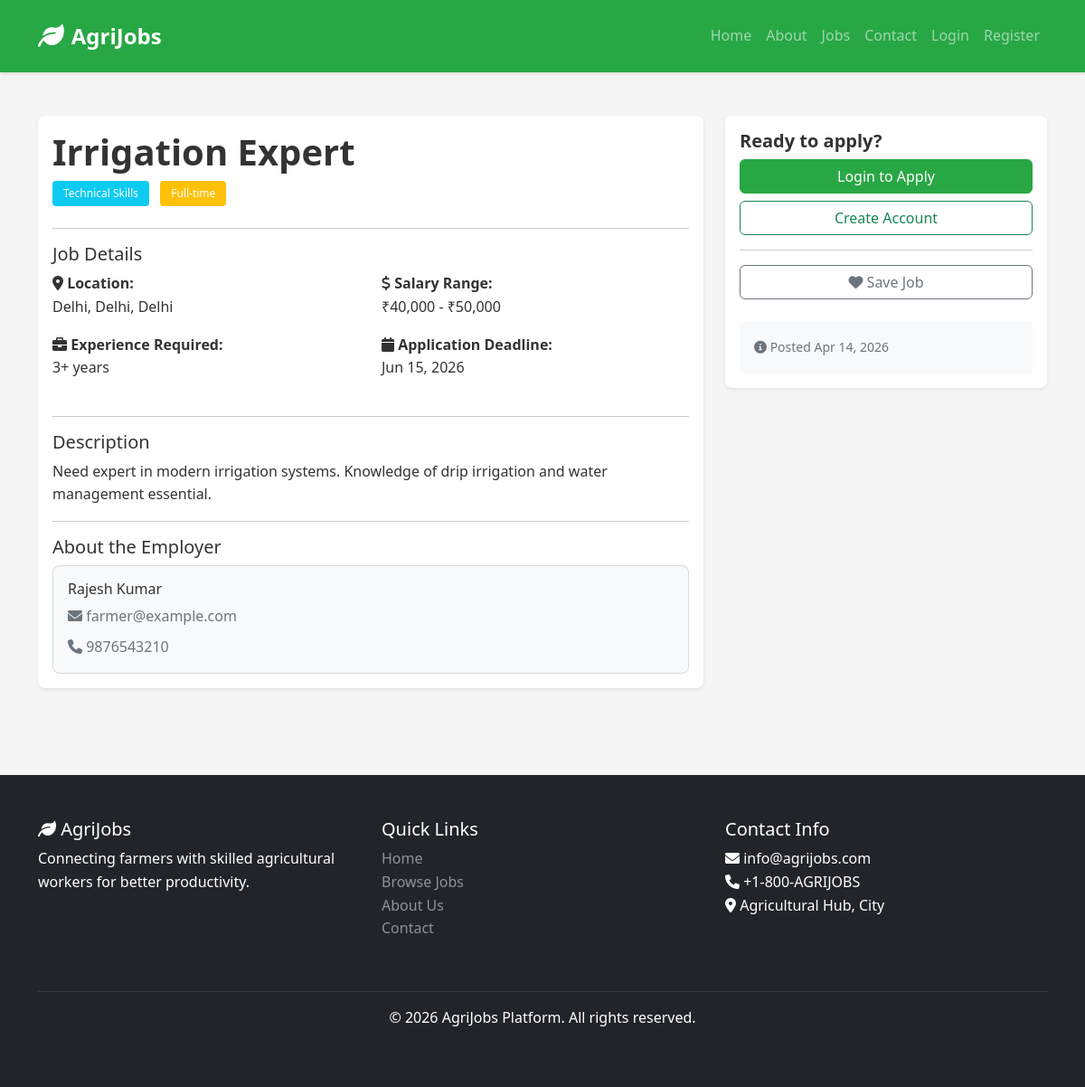
The page /job_detail.php?id=3 on the database its author committed.
### tables this page shows
CREATE TABLE IF NOT EXISTS jobs (
    id INT PRIMARY KEY AUTO_INCREMENT,
    farmer_id INT NOT NULL,
    job_title VARCHAR(100) NOT NULL,
    category VARCHAR(50) NOT NULL,
    description TEXT NOT NULL,
    location VARCHAR(100) NOT NULL,
    city VARCHAR(50),
    state VARCHAR(50),
    salary_min DECIMAL(10, 2),
    salary_max DECIMAL(10, 2),
    job_type ENUM('full-time', 'part-time', 'seasonal', 'contract') DEFAULT 'full-time',
    experience_required VARCHAR(50),
    contact_name VARCHAR(100),
    contact_phone VARCHAR(20),
    contact_email VARCHAR(100),
    image VARCHAR(255),
    posted_at TIMESTAMP DEFAULT CURRENT_TIMESTAMP,
    deadline DATE,
    is_active BOOLEAN DEFAULT TRUE,
    FOREIGN KEY (farmer_id) REFERENCES users(id) ON DELETE CASCADE
);

CREATE TABLE IF NOT EXISTS users (
    id INT PRIMARY KEY AUTO_INCREMENT,
    full_name VARCHAR(100) NOT NULL,
    email VARCHAR(100) UNIQUE NOT NULL,
    password VARCHAR(255) NOT NULL,
    role ENUM('farmer', 'worker', 'admin') NOT NULL,
    phone VARCHAR(20),
    address TEXT,
    city VARCHAR(50),
    state VARCHAR(50),
    pincode VARCHAR(10),
    bio TEXT,
    profile_pic VARCHAR(255),
    created_at TIMESTAMP DEFAULT CURRENT_TIMESTAMP,
    updated_at TIMESTAMP DEFAULT CURRENT_TIMESTAMP ON UPDATE CURRENT_TIMESTAMP,
    is_active BOOLEAN DEFAULT TRUE
);

### job_detail.php (the view, shortened to what this page needs)
<?php
include 'includes/db_connection.php';
$job_id = (int)$_GET['id'];
$query = "SELECT j.*, u.id as farmer_id, u.full_name, u.email, u.phone FROM jobs j
         JOIN users u ON j.farmer_id = u.id
         WHERE j.id = ? AND j.is_active = TRUE";
$stmt = $conn->prepare($query);
$stmt->bind_param("i", $job_id);
$stmt->execute();
$result = $stmt->get_result();
$job = $result->fetch_assoc();
?>
<?php include 'includes/header.php'; ?>
    <div class="container py-5">
        <div class="row">
            <div class="col-md-8">
                <div class="card border-0 shadow-sm">
                    <div class="card-body">
                        <h1 class="card-title"><?php echo htmlspecialchars($job['job_title']); ?></h1>
                        <div class="mb-4">
                            <span class="badge bg-info me-2"><?php echo htmlspecialchars($job['category']); ?></span>
                            <span class="badge bg-warning"><?php echo ucfirst(htmlspecialchars($job['job_type'])); ?></span>
                        </div>
                        <hr>
                        <h5>Job Details</h5>
                        <div class="row mb-4">
                            <div class="col-md-6 mb-3">
                                <strong><i class="fas fa-map-marker-alt"></i> Location:</strong><br>
                                <?php echo htmlspecialchars($job['location']); ?>,
                                <?php echo htmlspecialchars($job['city']); ?>,
                                <?php echo htmlspecialchars($job['state']); ?>
                            </div>
                            <div class="col-md-6 mb-3">
                                <strong><i class="fas fa-dollar-sign"></i> Salary Range:</strong><br>
                                ₹<?php echo number_format($job['salary_min']); ?> - ₹<?php echo number_format($job['salary_max']); ?>
                            </div>
                            <div class="col-md-6 mb-3">
                                <strong><i class="fas fa-briefcase"></i> Experience Required:</strong><br>
                                <?php echo htmlspecialchars($job['experience_required'] ?? 'Not specified'); ?>
                            </div>
                            <div class="col-md-6 mb-3">
                                <strong><i class="fas fa-calendar"></i> Application Deadline:</strong><br>
                                <?php echo date('M d, Y', strtotime($job['deadline'])); ?>
                            </div>
                        </div>
                        <hr>
                        <h5>Description</h5>
                        <p><?php echo nl2br(htmlspecialchars($job['description'])); ?></p>
                        <hr>
                        <h5>About the Employer</h5>
                        <div class="card bg-light">
                            <div class="card-body">
                                <h6><?php echo htmlspecialchars($job['full_name']); ?></h6>
                                <p class="text-muted mb-2">
                                    <i class="fas fa-envelope"></i> <?php echo htmlspecialchars($job['contact_email']); ?>
                                </p>
                                <p class="text-muted mb-0">
                                    <i class="fas fa-phone"></i> <?php echo htmlspecialchars($job['contact_phone']); ?>
                                </p>
                            </div>
                        </div>
                    </div>
                </div>
            </div>
            <div class="col-md-4">
                <div class="card border-0 shadow-sm sticky-top" style="top: 100px;">
                    <div class="card-body">
                        <h5 class="card-title">Ready to apply?</h5>
                        <?php if (!isset($_SESSION['user_id'])): ?>
                            <a href="login.php" class="btn btn-success w-100 mb-2">Login to Apply</a>
                            <a href="register.php" class="btn btn-outline-success w-100">Create Account</a>
                        <?php elseif ($_SESSION['role'] == 'farmer'): ?>
                            <div class="alert alert-info">
                                <i class="fas fa-info-circle"></i> This is your job posting.
                            </div>
                        <?php endif; ?>
                        <hr>
                        <div class="d-grid">
                            <button class="btn btn-outline-secondary" onclick="saveJob(<?php echo $job['id']; ?>)">
                                <i class="fas fa-heart"></i> Save Job
                            </button>
                        </div>
                        <div class="mt-4 p-3 bg-light rounded">
                            <small class="text-muted">
                                <i class="fas fa-info-circle"></i>
                                Posted <?php echo date('M d, Y', strtotime($job['posted_at'])); ?>
                            </small>
                        </div>
                    </div>
                </div>
            </div>
        </div>
    </div>
<?php include 'includes/footer.php'; ?>

### css/style.css (style rules this page uses)
:root { --primary-color: #28a745; --secondary-color: #6c757d; --dark-color: #343a40; --light-color: #f8f9fa; }
* { margin: 0; padding: 0; box-sizing: border-box; }
body { font-family: 'Segoe UI', Tahoma, Geneva, Verdana, sans-serif; line-height: 1.6; color: #333; background-color: #f5f5f5; }
.card { transition: all 0.3s ease; border-radius: 8px; }
.card-title { color: #333; font-weight: 600; }
.badge { padding: 0.5rem 0.75rem; font-weight: 500; }
.btn { border-radius: 6px; font-weight: 500; transition: all 0.3s ease; text-decoration: none; }
.btn-success { background-color: #28a745; border-color: #28a745; }
.card { animation: fadeIn 0.3s ease; }
.shadow-sm { box-shadow: 0 0.125rem 0.25rem rgba(0, 0, 0, 0.075) !important; }
.sticky-top { z-index: 1020; }
a { color: #28a745; text-decoration: none; transition: color 0.3s ease; }

### rows shown on the page
jobs: job_title "Irrigation Expert", category "Technical Skills", job_type "Full-time", location "Delhi", city "Delhi", state "Delhi", salary_min "40,000", salary_max "50,000", experience_required "3+ years", deadline "Jun 15, 2026", description "Need expert in modern irrigation systems. Knowledge of drip irrigation and water management essential.", farmer.full_name "Rajesh Kumar", contact_email "farmer@example.com", contact_phone "9876543210", posted_at "Apr 14, 2026"
